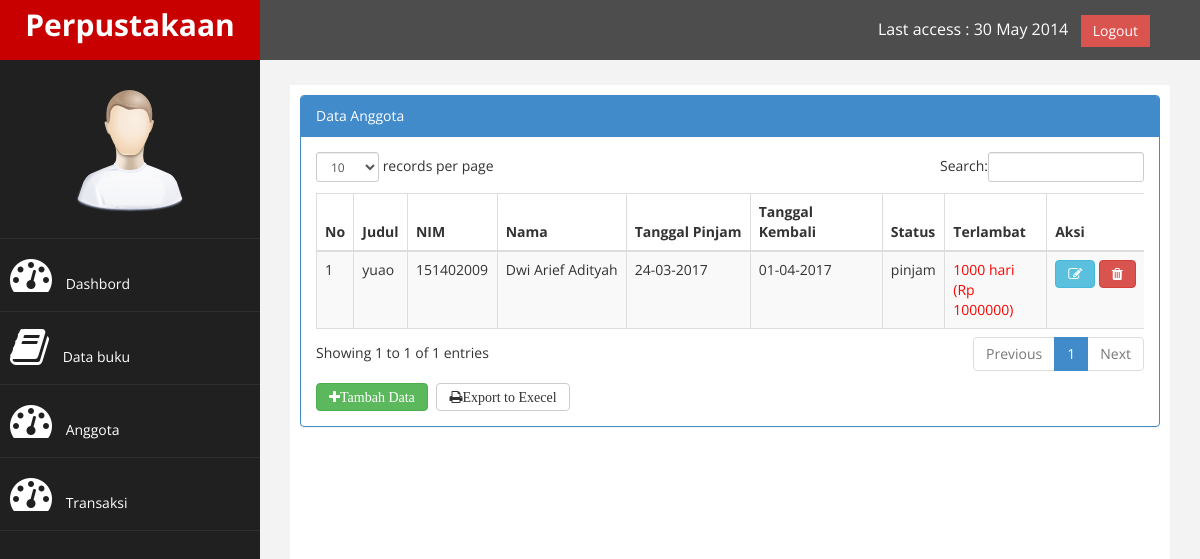
The page /?page=transaksi on the database its author committed.
### tables this page shows
CREATE TABLE `transaksi` (
  `id` int(9) NOT NULL,
  `judul` varchar(200) NOT NULL,
  `nim` varchar(11) NOT NULL,
  `nama` varchar(200) NOT NULL,
  `tgl_pinjam` varchar(30) NOT NULL,
  `tgl_kembali` varchar(30) NOT NULL,
  `status` varchar(100) NOT NULL
);

### fungsi_php/function.php (called while the page is built)
<?php
	function terlambat($tgl_DL,$tgl_sekarang){
		$tgl_DL_pecah = explode("-", $tgl_DL);
		$tgl_DL_pecah = $tgl_DL_pecah[2]."-".$tgl_DL_pecah[1]."-".$tgl_DL_pecah[0];
		$tgl_sekarang_pecah = explode("-", $tgl_sekarang);
		$tgl_sekarang_pecah = $tgl_sekarang_pecah[2]."-".$tgl_sekarang_pecah[1]."-".$tgl_sekarang_pecah[0];
		$selisih = strtotime($tgl_sekarang_pecah) - strtotime($tgl_DL_pecah);
		$selisih = $selisih/86400;
		if ($selisih>=1) {
			$hasi_tgl = floor($selisih);
		}else{
			$hasi_tgl = 0;
		}
		return $hasi_tgl;
	}
?>

### page/transaksi/transaksi.php (the view)
<div class="row">
                <div class="col-md-12">
                    <div class="panel panel-primary">
                        <div class="panel-heading">
                             Data Anggota
                        </div>
                        <div class="panel-body">
                            <div class="table-responsive">
                                <table class="table table-striped table-bordered table-hover" id="dataTables-example">
                                    <thead>
                                        <tr>
                                        	<th>No</th>
                                            <th>Judul</th>
                                            <th>NIM</th>
                                            <th>Nama</th>
                                            <th>Tanggal Pinjam</th>
                                            <th>Tanggal Kembali</th>
                                            <th>Status</th>
                                            <th>Terlambat</th>
                                            <th>Aksi</th>
                                        </tr>
                                    </thead>
                                    <tbody>
                                    	<?php
                                    		$no = 1;
                                    		$sql = $conn -> query("select * from transaksi where status='pinjam'");
                                    		while ($data=$sql->fetch_assoc()) {
                                    	?>
                                    	<tr>
                                    		<td><?php echo $no++; ?></td>
                                    		<td><?php echo $data['judul']; ?></td>
                                    		<td><?php echo $data['nim']; ?></td>
                                    		<td><?php echo $data['nama']; ?></td>
                                    		<td><?php echo $data['tgl_pinjam']; ?></td>
                                    		<td><?php echo $data['tgl_kembali']; ?></td>
                                            <td><?php echo $data['status']; ?></td>
                                    		<td>
                                    			<?php
                                    				$denda = 1000;
                                    				$tgl_DeadL = $data['tgl_kembali'];
                                    				$tgl_back = date('Y-m-d');
                                    				$lambat = terlambat($tgl_DeadL,$tgl_back);
                                    				$denda1 = $lambat*$denda;
                                    				if ($lambat > 0) {
                                    					echo "
                                    						<font color='red'> $lambat hari <br> (Rp $denda1)</font>
                                    					";
                                    				}else{
                                    					echo $lambat . "Hari";
                                    				}
                                    			?>
                                    		</td>
                                    		<td>
                                    			<a href="?page=anggota&aksi=ubah&nim=<?php echo $data['nim'];?>" class="btn btn-info fa fa-edit">  </a>
                                    			<a onclick="return confirm('Anda yakin ingin menghapus data')" href="?page=anggota&aksi=hapus&nim=<?php echo $data['nim'];?>" class="btn btn-danger fa fa-trash">  </a>
                                    		</td>
                                    	</tr>
                                    <?php  } ?>
                                    </tbody>
                                </table>
	                        </div>
                            <a href="?page=transaksi&aksi=tambah" class="btn btn-success fa fa-plus" style="margin: 5px 5px 0 0">Tambah Data</a>
                             <a href="./laporan/laporanAnggota.php" target="bllank" class="btn btn-default fa fa-print" style="margin: 5px 5px 0 0">Export to Execel</a>
	                    </div>
	                </div>
	            </div>

### assets/css/custom.css (style rules this page uses)
body { font-family: 'Open Sans', sans-serif; }

### rows shown on the page
transaksi: judul "yuao", nim "151402009", nama "Dwi Arief Adityah", tgl_pinjam "24-03-2017", tgl_kembali "01-04-2017", status "pinjam", tgl_kembali "1000", tgl_kembali "1000000"
